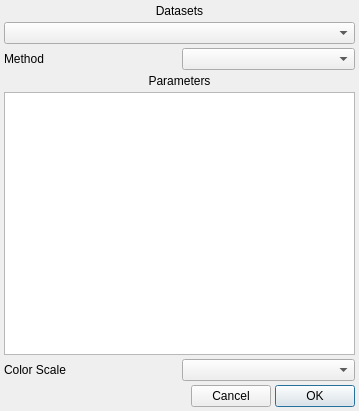
<?xml version="1.0" encoding="UTF-8"?>
<ui version="4.0">
 <class>SubsetFacet</class>
 <widget class="QDialog" name="SubsetFacet">
  <property name="geometry">
   <rect>
    <x>0</x>
    <y>0</y>
    <width>359</width>
    <height>411</height>
   </rect>
  </property>
  <property name="windowTitle">
   <string>Subset Facet</string>
  </property>
  <layout class="QVBoxLayout" name="verticalLayout" stretch="0,0,0,0,0,0,0">
   <property name="spacing">
    <number>4</number>
   </property>
   <property name="leftMargin">
    <number>4</number>
   </property>
   <property name="topMargin">
    <number>4</number>
   </property>
   <property name="rightMargin">
    <number>4</number>
   </property>
   <property name="bottomMargin">
    <number>4</number>
   </property>
   <item>
    <widget class="QLabel" name="label_5">
     <property name="text">
      <string>Datasets</string>
     </property>
     <property name="alignment">
      <set>Qt::AlignCenter</set>
     </property>
    </widget>
   </item>
   <item>
    <widget class="QComboBox" name="combosel_data">
     <property name="sizeAdjustPolicy">
      <enum>QComboBox::AdjustToMinimumContentsLength</enum>
     </property>
    </widget>
   </item>
   <item>
    <layout class="QHBoxLayout" name="horizontalLayout_5">
     <item>
      <widget class="QLabel" name="label">
       <property name="text">
        <string>Method</string>
       </property>
      </widget>
     </item>
     <item>
      <widget class="QComboBox" name="combosel_algorithms"/>
     </item>
    </layout>
   </item>
   <item>
    <widget class="QLabel" name="label_6">
     <property name="layoutDirection">
      <enum>Qt::LeftToRight</enum>
     </property>
     <property name="text">
      <string>Parameters</string>
     </property>
     <property name="alignment">
      <set>Qt::AlignCenter</set>
     </property>
    </widget>
   </item>
   <item>
    <widget class="QListWidget" name="listsel_att">
     <property name="toolTip">
      <string>The attributes associated with this data set</string>
     </property>
    </widget>
   </item>
   <item>
    <layout class="QHBoxLayout" name="horizontalLayout">
     <item>
      <widget class="QLabel" name="label_2">
       <property name="text">
        <string>Color Scale</string>
       </property>
      </widget>
     </item>
     <item>
      <widget class="QColormapCombo" name="combodata_cmap">
       <property name="sizeAdjustPolicy">
        <enum>QComboBox::AdjustToMinimumContentsLength</enum>
       </property>
      </widget>
     </item>
    </layout>
   </item>
   <item>
    <layout class="QHBoxLayout" name="horizontalLayout_6">
     <item>
      <spacer name="horizontalSpacer">
       <property name="orientation">
        <enum>Qt::Horizontal</enum>
       </property>
       <property name="sizeHint" stdset="0">
        <size>
         <width>40</width>
         <height>20</height>
        </size>
       </property>
      </spacer>
     </item>
     <item>
      <widget class="QPushButton" name="button_cancel">
       <property name="text">
        <string>Cancel</string>
       </property>
      </widget>
     </item>
     <item>
      <widget class="QPushButton" name="button_ok">
       <property name="text">
        <string>OK</string>
       </property>
       <property name="default">
        <bool>true</bool>
       </property>
      </widget>
     </item>
    </layout>
   </item>
  </layout>
 </widget>
 <customwidgets>
  <customwidget>
   <class>QColormapCombo</class>
   <extends>QComboBox</extends>
   <header>glue.utils.qt.colors</header>
  </customwidget>
 </customwidgets>
 <resources/>
 <connections/>
</ui>
